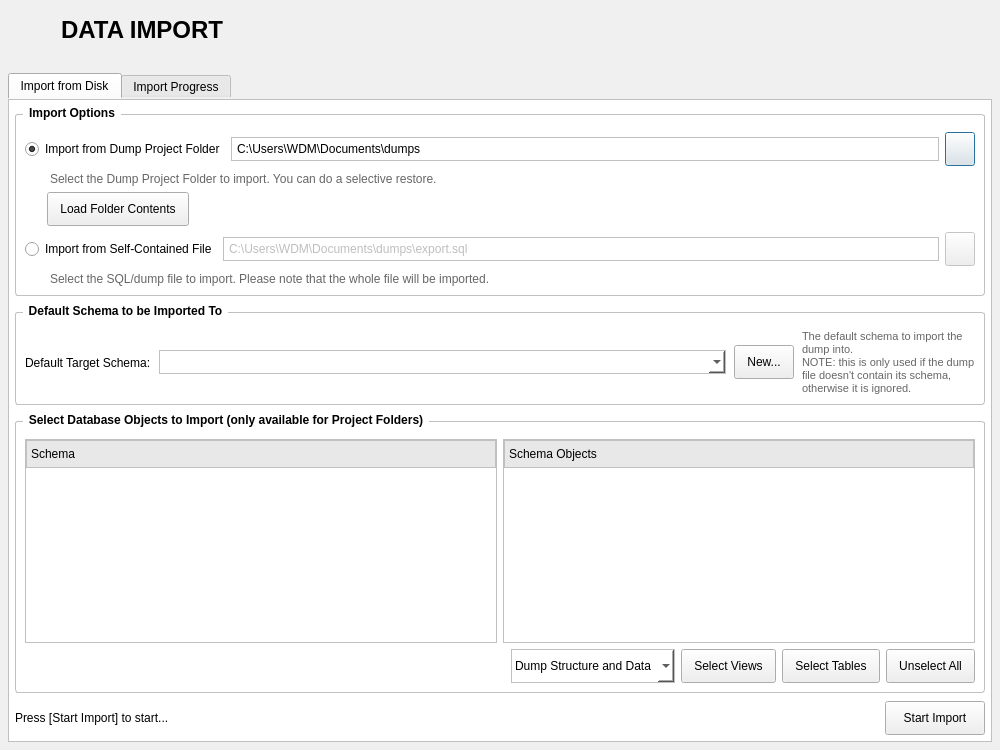
<?xml version="1.0" encoding="UTF-8"?>
<ui version="4.0">
 <class>DataImportDialog</class>
 <widget class="QDialog" name="DataImportDialog">
  <property name="geometry">
   <rect>
    <x>0</x>
    <y>0</y>
    <width>1000</width>
    <height>750</height>
   </rect>
  </property>
  <property name="windowTitle">
   <string>Local instance MySQL80 - Data Import</string>
  </property>
  <property name="styleSheet">
   <string notr="true">QDialog {
    background-color: #f0f0f0;
}
QGroupBox {
    font-weight: bold;
    border: 1px solid #c0c0c0;
    border-radius: 3px;
    margin-top: 8px;
    padding-top: 8px;
}
QGroupBox::title {
    subcontrol-origin: margin;
    left: 8px;
    padding: 0 4px;
}
QTabWidget::pane {
    border: 1px solid #c0c0c0;
    background: white;
}
QHeaderView::section {
    background-color: #e8e8e8;
    padding: 4px;
    border: 1px solid #c0c0c0;
}
QTreeWidget, QListWidget, QTableWidget {
    border: 1px solid #c0c0c0;
    background: white;
}
QPushButton {
    min-height: 24px;
    padding: 4px 12px;
}
QLineEdit, QComboBox {
    border: 1px solid #c0c0c0;
    padding: 3px;
    background: white;
}
</string>
  </property>
  <layout class="QVBoxLayout" name="mainLayout">
   <property name="spacing">
    <number>6</number>
   </property>
   <property name="leftMargin">
    <number>8</number>
   </property>
   <property name="topMargin">
    <number>8</number>
   </property>
   <property name="rightMargin">
    <number>8</number>
   </property>
   <property name="bottomMargin">
    <number>8</number>
   </property>
   <item>
    <layout class="QHBoxLayout" name="headerLayout">
     <property name="spacing">
      <number>8</number>
     </property>
     <property name="topMargin">
      <number>0</number>
     </property>
     <property name="bottomMargin">
      <number>14</number>
     </property>
     <item>
      <widget class="QLabel" name="iconLabel">
       <property name="minimumSize">
        <size>
         <width>45</width>
         <height>45</height>
        </size>
       </property>
       <property name="maximumSize">
        <size>
         <width>32</width>
         <height>32</height>
        </size>
       </property>
       <property name="styleSheet">
        <string notr="true">font-size: 20px;</string>
       </property>
       <property name="text">
        <string/>
       </property>
       <property name="pixmap">
        <pixmap>../../../ai_vision_project/module_3/assert/icon/data-collection.png</pixmap>
       </property>
       <property name="scaledContents">
        <bool>true</bool>
       </property>
       <property name="alignment">
        <set>Qt::AlignCenter</set>
       </property>
       <property name="indent">
        <number>-1</number>
       </property>
      </widget>
     </item>
     <item>
      <widget class="QLabel" name="titleLabel">
       <property name="styleSheet">
        <string notr="true">font-size: 16px;</string>
       </property>
       <property name="text">
        <string>&lt;html&gt;&lt;head/&gt;&lt;body&gt;&lt;p&gt;&lt;span style=&quot; font-size:18pt; font-weight:600;&quot;&gt;DATA IMPORT&lt;/span&gt;&lt;/p&gt;&lt;/body&gt;&lt;/html&gt;</string>
       </property>
      </widget>
     </item>
     <item>
      <spacer name="headerSpacer">
       <property name="orientation">
        <enum>Qt::Horizontal</enum>
       </property>
       <property name="sizeHint" stdset="0">
        <size>
         <width>40</width>
         <height>20</height>
        </size>
       </property>
      </spacer>
     </item>
    </layout>
   </item>
   <item>
    <widget class="QTabWidget" name="tabWidget">
     <property name="currentIndex">
      <number>0</number>
     </property>
     <widget class="QWidget" name="tabImportFromDisk">
      <attribute name="title">
       <string>Import from Disk</string>
      </attribute>
      <layout class="QVBoxLayout" name="importFromDiskLayout">
       <property name="spacing">
        <number>8</number>
       </property>
       <property name="leftMargin">
        <number>6</number>
       </property>
       <property name="topMargin">
        <number>6</number>
       </property>
       <property name="rightMargin">
        <number>6</number>
       </property>
       <property name="bottomMargin">
        <number>6</number>
       </property>
       <item>
        <widget class="QGroupBox" name="groupImportOptions">
         <property name="title">
          <string>Import Options</string>
         </property>
         <layout class="QVBoxLayout" name="importOptionsLayout">
          <property name="spacing">
           <number>6</number>
          </property>
          <item>
           <layout class="QHBoxLayout" name="opt1Layout">
            <item>
             <widget class="QRadioButton" name="radioDumpProjectFolder">
              <property name="text">
               <string>Import from Dump Project Folder</string>
              </property>
              <property name="checked">
               <bool>true</bool>
              </property>
             </widget>
            </item>
            <item>
             <widget class="QLineEdit" name="editDumpProjectFolder">
              <property name="text">
               <string>C:\Users\WDM\Documents\dumps</string>
              </property>
             </widget>
            </item>
            <item>
             <widget class="QPushButton" name="btnBrowseProjectFolder">
              <property name="maximumSize">
               <size>
                <width>30</width>
                <height>16777215</height>
               </size>
              </property>
              <property name="text">
               <string/>
              </property>
              <property name="icon">
               <iconset>
                <normaloff>../../../ai_vision_project/module_3/assert/icon/folder.png</normaloff>../../../ai_vision_project/module_3/assert/icon/folder.png</iconset>
              </property>
             </widget>
            </item>
           </layout>
          </item>
          <item>
           <widget class="QLabel" name="lblProjectFolderHint">
            <property name="styleSheet">
             <string notr="true">color: #666666; margin-left: 22px;</string>
            </property>
            <property name="text">
             <string>Select the Dump Project Folder to import. You can do a selective restore.</string>
            </property>
            <property name="wordWrap">
             <bool>true</bool>
            </property>
           </widget>
          </item>
          <item>
           <layout class="QHBoxLayout" name="loadFolderLayout">
            <item>
             <spacer name="loadFolderSpacerLeft">
              <property name="orientation">
               <enum>Qt::Horizontal</enum>
              </property>
              <property name="sizeType">
               <enum>QSizePolicy::Fixed</enum>
              </property>
              <property name="sizeHint" stdset="0">
               <size>
                <width>22</width>
                <height>20</height>
               </size>
              </property>
             </spacer>
            </item>
            <item>
             <widget class="QPushButton" name="btnLoadFolderContents">
              <property name="text">
               <string>Load Folder Contents</string>
              </property>
             </widget>
            </item>
            <item>
             <spacer name="loadFolderSpacerRight">
              <property name="orientation">
               <enum>Qt::Horizontal</enum>
              </property>
              <property name="sizeHint" stdset="0">
               <size>
                <width>40</width>
                <height>20</height>
               </size>
              </property>
             </spacer>
            </item>
           </layout>
          </item>
          <item>
           <layout class="QHBoxLayout" name="opt2Layout">
            <item>
             <widget class="QRadioButton" name="radioSelfContainedFile">
              <property name="text">
               <string>Import from Self-Contained File</string>
              </property>
             </widget>
            </item>
            <item>
             <widget class="QLineEdit" name="editSelfContainedFile">
              <property name="enabled">
               <bool>false</bool>
              </property>
              <property name="text">
               <string>C:\Users\WDM\Documents\dumps\export.sql</string>
              </property>
             </widget>
            </item>
            <item>
             <widget class="QPushButton" name="btnBrowseSelfContained">
              <property name="enabled">
               <bool>false</bool>
              </property>
              <property name="maximumSize">
               <size>
                <width>30</width>
                <height>16777215</height>
               </size>
              </property>
              <property name="text">
               <string/>
              </property>
              <property name="icon">
               <iconset>
                <normaloff>../../../ai_vision_project/module_3/assert/icon/folder.png</normaloff>../../../ai_vision_project/module_3/assert/icon/folder.png</iconset>
              </property>
             </widget>
            </item>
           </layout>
          </item>
          <item>
           <widget class="QLabel" name="lblSelfContainedHint">
            <property name="styleSheet">
             <string notr="true">color: #666666; margin-left: 22px;</string>
            </property>
            <property name="text">
             <string>Select the SQL/dump file to import. Please note that the whole file will be imported.</string>
            </property>
            <property name="wordWrap">
             <bool>true</bool>
            </property>
           </widget>
          </item>
         </layout>
        </widget>
       </item>
       <item>
        <widget class="QGroupBox" name="groupDefaultSchema">
         <property name="title">
          <string>Default Schema to be Imported To</string>
         </property>
         <layout class="QHBoxLayout" name="defaultSchemaLayout">
          <property name="spacing">
           <number>8</number>
          </property>
          <item>
           <widget class="QLabel" name="lblDefaultTargetSchema">
            <property name="text">
             <string>Default Target Schema:</string>
            </property>
           </widget>
          </item>
          <item>
           <widget class="QComboBox" name="cmbDefaultTargetSchema">
            <property name="sizePolicy">
             <sizepolicy hsizetype="Expanding" vsizetype="Fixed">
              <horstretch>1</horstretch>
              <verstretch>0</verstretch>
             </sizepolicy>
            </property>
            <property name="minimumSize">
             <size>
              <width>220</width>
              <height>0</height>
             </size>
            </property>
            <property name="editable">
             <bool>false</bool>
            </property>
           </widget>
          </item>
          <item>
           <widget class="QPushButton" name="btnNewSchema">
            <property name="text">
             <string>New...</string>
            </property>
           </widget>
          </item>
          <item>
           <widget class="QLabel" name="lblSchemaNote">
            <property name="styleSheet">
             <string notr="true">color: #666666; font-size: 11px;</string>
            </property>
            <property name="text">
             <string>The default schema to import the dump into.&lt;br/&gt;NOTE: this is only used if the dump file doesn't contain its schema,&lt;br/&gt;otherwise it is ignored.</string>
            </property>
            <property name="alignment">
             <set>Qt::AlignLeading|Qt::AlignLeft|Qt::AlignVCenter</set>
            </property>
            <property name="wordWrap">
             <bool>true</bool>
            </property>
           </widget>
          </item>
         </layout>
        </widget>
       </item>
       <item>
        <widget class="QGroupBox" name="groupSelectObjects">
         <property name="title">
          <string>Select Database Objects to Import (only available for Project Folders)</string>
         </property>
         <layout class="QVBoxLayout" name="selectObjectsLayout">
          <property name="spacing">
           <number>6</number>
          </property>
          <item>
           <layout class="QHBoxLayout" name="treesLayout">
            <item>
             <widget class="QTreeWidget" name="treeSchemas">
              <property name="minimumSize">
               <size>
                <width>280</width>
                <height>180</height>
               </size>
              </property>
              <property name="alternatingRowColors">
               <bool>true</bool>
              </property>
              <property name="rootIsDecorated">
               <bool>false</bool>
              </property>
              <property name="uniformRowHeights">
               <bool>true</bool>
              </property>
              <column>
               <property name="text">
                <string>Schema</string>
               </property>
              </column>
             </widget>
            </item>
            <item>
             <widget class="QTreeWidget" name="treeSchemaObjects">
              <property name="minimumSize">
               <size>
                <width>280</width>
                <height>180</height>
               </size>
              </property>
              <property name="alternatingRowColors">
               <bool>true</bool>
              </property>
              <property name="rootIsDecorated">
               <bool>false</bool>
              </property>
              <property name="uniformRowHeights">
               <bool>true</bool>
              </property>
              <column>
               <property name="text">
                <string>Schema Objects</string>
               </property>
              </column>
             </widget>
            </item>
           </layout>
          </item>
          <item>
           <layout class="QHBoxLayout" name="objectsButtonsLayout">
            <item>
             <spacer name="objectsButtonsSpacer">
              <property name="orientation">
               <enum>Qt::Horizontal</enum>
              </property>
              <property name="sizeHint" stdset="0">
               <size>
                <width>40</width>
                <height>20</height>
               </size>
              </property>
             </spacer>
            </item>
            <item>
             <widget class="QComboBox" name="cmbDumpType">
              <property name="minimumSize">
               <size>
                <width>160</width>
                <height>34</height>
               </size>
              </property>
              <item>
               <property name="text">
                <string>Dump Structure and Data</string>
               </property>
              </item>
              <item>
               <property name="text">
                <string>Dump Structure Only</string>
               </property>
              </item>
              <item>
               <property name="text">
                <string>Dump Data Only</string>
               </property>
              </item>
             </widget>
            </item>
            <item>
             <widget class="QPushButton" name="btnSelectViews">
              <property name="text">
               <string>Select Views</string>
              </property>
             </widget>
            </item>
            <item>
             <widget class="QPushButton" name="btnSelectTables">
              <property name="text">
               <string>Select Tables</string>
              </property>
             </widget>
            </item>
            <item>
             <widget class="QPushButton" name="btnUnselectAll">
              <property name="text">
               <string>Unselect All</string>
              </property>
             </widget>
            </item>
           </layout>
          </item>
         </layout>
        </widget>
       </item>
       <item>
        <layout class="QHBoxLayout" name="footerLayout">
         <item>
          <widget class="QLabel" name="lblStatus">
           <property name="text">
            <string>Press [Start Import] to start...</string>
           </property>
          </widget>
         </item>
         <item>
          <spacer name="footerSpacer">
           <property name="orientation">
            <enum>Qt::Horizontal</enum>
           </property>
           <property name="sizeHint" stdset="0">
            <size>
             <width>40</width>
             <height>20</height>
            </size>
           </property>
          </spacer>
         </item>
         <item>
          <widget class="QPushButton" name="btnStartImport">
           <property name="minimumSize">
            <size>
             <width>100</width>
             <height>34</height>
            </size>
           </property>
           <property name="text">
            <string>Start Import</string>
           </property>
          </widget>
         </item>
        </layout>
       </item>
      </layout>
     </widget>
     <widget class="QWidget" name="tabImportProgress">
      <attribute name="title">
       <string>Import Progress</string>
      </attribute>
      <layout class="QVBoxLayout" name="progressLayout">
       <property name="spacing">
        <number>8</number>
       </property>
       <property name="leftMargin">
        <number>12</number>
       </property>
       <property name="topMargin">
        <number>12</number>
       </property>
       <property name="rightMargin">
        <number>12</number>
       </property>
       <property name="bottomMargin">
        <number>12</number>
       </property>
       <item>
        <widget class="QLabel" name="lblProgressTitle">
         <property name="styleSheet">
          <string notr="true">font-weight: bold; font-size: 13px;</string>
         </property>
         <property name="text">
          <string>Import Progress</string>
         </property>
        </widget>
       </item>
       <item>
        <widget class="QProgressBar" name="progressBar">
         <property name="value">
          <number>0</number>
         </property>
         <property name="textVisible">
          <bool>true</bool>
         </property>
        </widget>
       </item>
       <item>
        <widget class="QPlainTextEdit" name="txtProgressLog">
         <property name="readOnly">
          <bool>true</bool>
         </property>
         <property name="placeholderText">
          <string>Log messages will appear here during import...</string>
         </property>
        </widget>
       </item>
       <item>
        <layout class="QHBoxLayout" name="progressFooterLayout">
         <item>
          <spacer name="progressSpacer">
           <property name="orientation">
            <enum>Qt::Horizontal</enum>
           </property>
           <property name="sizeHint" stdset="0">
            <size>
             <width>40</width>
             <height>20</height>
            </size>
           </property>
          </spacer>
         </item>
         <item>
          <widget class="QPushButton" name="btnCancelImport">
           <property name="enabled">
            <bool>false</bool>
           </property>
           <property name="text">
            <string>Cancel</string>
           </property>
          </widget>
         </item>
         <item>
          <widget class="QPushButton" name="btnCloseProgress">
           <property name="text">
            <string>Close</string>
           </property>
          </widget>
         </item>
        </layout>
       </item>
      </layout>
     </widget>
    </widget>
   </item>
  </layout>
 </widget>
 <resources/>
 <connections>
  <connection>
   <sender>radioDumpProjectFolder</sender>
   <signal>toggled(bool)</signal>
   <receiver>editDumpProjectFolder</receiver>
   <slot>setEnabled(bool)</slot>
   <hints>
    <hint type="sourcelabel">
     <x>100</x>
     <y>120</y>
    </hint>
    <hint type="destinationlabel">
     <x>400</x>
     <y>120</y>
    </hint>
   </hints>
  </connection>
  <connection>
   <sender>radioDumpProjectFolder</sender>
   <signal>toggled(bool)</signal>
   <receiver>btnBrowseProjectFolder</receiver>
   <slot>setEnabled(bool)</slot>
   <hints>
    <hint type="sourcelabel">
     <x>100</x>
     <y>120</y>
    </hint>
    <hint type="destinationlabel">
     <x>700</x>
     <y>120</y>
    </hint>
   </hints>
  </connection>
  <connection>
   <sender>radioDumpProjectFolder</sender>
   <signal>toggled(bool)</signal>
   <receiver>btnLoadFolderContents</receiver>
   <slot>setEnabled(bool)</slot>
   <hints>
    <hint type="sourcelabel">
     <x>100</x>
     <y>120</y>
    </hint>
    <hint type="destinationlabel">
     <x>150</x>
     <y>160</y>
    </hint>
   </hints>
  </connection>
  <connection>
   <sender>radioDumpProjectFolder</sender>
   <signal>toggled(bool)</signal>
   <receiver>groupSelectObjects</receiver>
   <slot>setEnabled(bool)</slot>
   <hints>
    <hint type="sourcelabel">
     <x>100</x>
     <y>120</y>
    </hint>
    <hint type="destinationlabel">
     <x>400</x>
     <y>350</y>
    </hint>
   </hints>
  </connection>
  <connection>
   <sender>radioSelfContainedFile</sender>
   <signal>toggled(bool)</signal>
   <receiver>editSelfContainedFile</receiver>
   <slot>setEnabled(bool)</slot>
   <hints>
    <hint type="sourcelabel">
     <x>100</x>
     <y>200</y>
    </hint>
    <hint type="destinationlabel">
     <x>400</x>
     <y>200</y>
    </hint>
   </hints>
  </connection>
  <connection>
   <sender>radioSelfContainedFile</sender>
   <signal>toggled(bool)</signal>
   <receiver>btnBrowseSelfContained</receiver>
   <slot>setEnabled(bool)</slot>
   <hints>
    <hint type="sourcelabel">
     <x>100</x>
     <y>200</y>
    </hint>
    <hint type="destinationlabel">
     <x>700</x>
     <y>200</y>
    </hint>
   </hints>
  </connection>
 </connections>
</ui>
